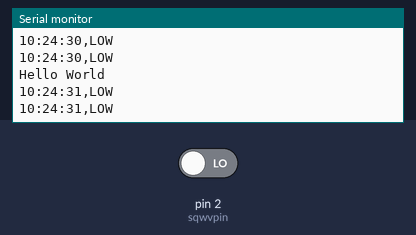
Simulated run of this sketch. Board: Arduino Uno, built with avr-gcc and run on an emulated ATmega328P. Parts: the last lines printed to the serial monitor. Inputs (shaded band) come from the test bench; at power-on: pin 2 (sqwvpin) LOW. The local clock reads 2024-03-15 10:24:30 at power-on unless the sketch sets it; the sensor or clock chip raises its interrupt line as the real part does.

Above: at 1.5 s.
1.6 s: pin 2 (sqwvpin) driven HIGH
At 2.2 s:
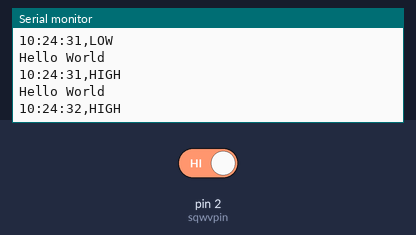
3.5 s: pin 2 (sqwvpin) driven LOW
At 3.72 s:
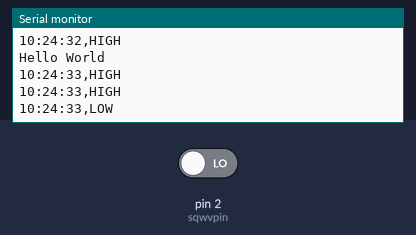
Timing chart, 0 to 6.5 s (numbered marks = the images above; inputs shaded):
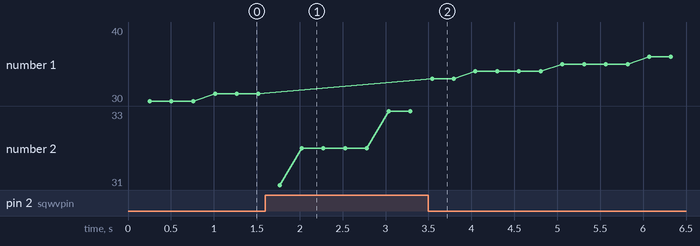

The sketch:

DS3232sqwave.ino
```cpp
// DS3232 I2C square-wave generator

#include<Time.h>
#include <Wire.h>
#include <DS3232RTC.h>

int sqwvpin = 2;// mut be on pin 2 with itrupt = 0
int irupt = 0;

void setup()
{
  pinMode(sqwvpin, INPUT);
  Wire.begin();
  Serial.begin(9600);

  RTC.squareWave(SQWAVE_1_HZ);
attachInterrupt(irupt, isr_func, RISING);
}


void loop()
{
 delay(250);
 time_t myTime;
    myTime = RTC.get();

     Serial.print(hour(myTime));
     printDigits(minute(myTime));
     printDigits(second(myTime));
     Serial.print(",");

    if(digitalRead(sqwvpin) == HIGH){
      Serial.println("HIGH");} else {
        Serial.println("LOW");}
}


void printDigits(int digits)
{
    // utility function for digital clock display: prints preceding colon and leading 0
    Serial.print(':');
    if(digits < 10)
        Serial.print('0');
    Serial.print(digits);
}

void isr_func() {

//counter = counter+1;
 Serial.println("Hello World");

}
```

Measured:
- after the input at 1.6 s, the serial monitor: prints a new line after 0.17 s (image 1)
- after the input at 3.5 s, the serial monitor: prints a new line at once (image 2)
